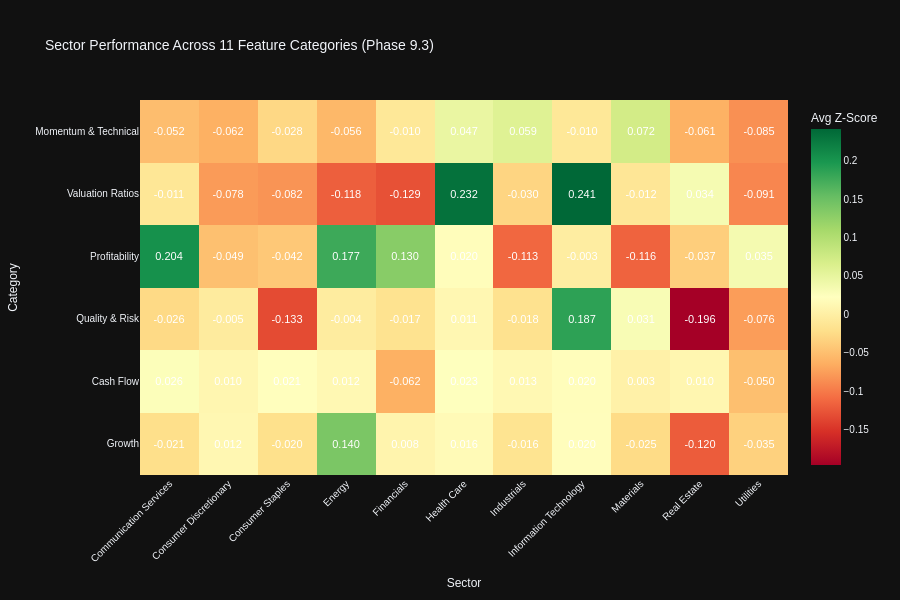

Notebook cell for this chart:
### Code cell
# Visualization 1: Category Heatmaps (Sector × Category)
print("\n📊 Category Performance Heatmaps:")

# Compute category scores by averaging z-scores of metrics within each category
from scipy.stats import zscore

category_sector_scores = {}

for category_name, category_metrics in category_mapping.items():
    available_in_category = [m for m in category_metrics if m in all_stocks_preprocessed.columns]

    if len(available_in_category) == 0:
        print(f"  ⚠️ Skipping {category_name}: No available metrics")
        continue

    # Compute z-scores for available metrics and average by sector
    category_data = all_stocks_preprocessed[available_in_category + ['sector']].copy()

    # Convert to numeric and compute z-scores
    for col in available_in_category:
        category_data[col] = pd.to_numeric(category_data[col], errors='coerce')

    # Compute z-scores (handle NaNs)
    z_scored_data = category_data[available_in_category].apply(lambda x: zscore(x, nan_policy='omit'))
    category_data['category_score'] = z_scored_data.mean(axis=1)

    # Aggregate by sector
    sector_scores = category_data.groupby('sector')['category_score'].mean().sort_values(ascending=False)
    category_sector_scores[category_name] = sector_scores

# Create heatmap matrix
if category_sector_scores:
    heatmap_df = pd.DataFrame(category_sector_scores).T

    # Create interactive heatmap with value annotations
    # Following code_guidelines.md Section 17.1: Heatmaps and Conditional Formatting
    fig_category_heatmap = px.imshow(
        heatmap_df,
        labels=dict(x="Sector", y="Category", color="Avg Z-Score"),
        title="Sector Performance Across 11 Feature Categories (Phase 9.3)",
        color_continuous_scale="RdYlGn",  # Diverging scale for z-scores centered at zero
        aspect="auto",
        text_auto=".3f"  # ✅ Display values formatted to 3 decimals (Section 17.1)
    )

    # Enhanced styling per Section 17.1 style guidelines
    fig_category_heatmap.update_traces(
        textfont=dict(
            size=11,
            color='white',  # High contrast on diverging color scale
            family='Arial'  # Standard sans-serif font (Section 17.4)
        )
    )

    fig_category_heatmap.update_layout(
        height=600,
        xaxis_tickangle=-45,
        font=dict(size=10, family="Arial"),
        template="plotly_dark"  # ✅ Dark mode compatible theme (Section 17.1)
    )

    fig_category_heatmap.show()
    output_path = eda_output_dir / "phase93_category_sector_heatmap.html"
    fig_category_heatmap.write_html(output_path)

    print(f"\n✓ Category heatmap visualization complete")
    print(f"  Categories visualized: {len(category_sector_scores)}")
    print(f"  Sectors analyzed: {len(heatmap_df.columns)}")
    print(f"  Output: {output_path}")

    # Display top performing sector per category
    print(f"\n  🏆 Top Performing Sectors by Category:")
    for category, scores in list(category_sector_scores.items())[:5]:
        top_sector = scores.idxmax()
        top_score = scores.max()
        print(f"    {category}: {top_sector} (z-score: {top_score:.2f})")
else:
    print("  ⚠️ No category data available for visualization")

### Figure 1 — Plotly figure (JSON) as saved in the notebook; plotly's stock layout.template omitted (floating-point values rounded to 4 significant figures)
{"data": [{"coloraxis": "coloraxis", "name": "0", "texttemplate": "%{z:.3f}", "x": ["Communication Services", "Consumer Discretionary", "Consumer Staples", "Energy", "Financials", "Health Care", "Industrials", "Information Technology", "Materials", "Real Estate", "Utilities"], "y": ["Momentum & Technical", "Valuation Ratios", "Profitability", "Quality & Risk", "Cash Flow", "Growth"], "z": [[-0.05159, -0.0624, -0.02787, -0.05648, -0.01004, 0.0472, 0.05914, -0.01023, 0.07151, -0.06146, -0.08494], [-0.01148, -0.07761, -0.08236, -0.1184, -0.1285, 0.2319, -0.03044, 0.2411, -0.01224, 0.03378, -0.0914], [0.2042, -0.04907, -0.04227, 0.1774, 0.1304, 0.01953, -0.1131, -0.002554, -0.1158, -0.03708, 0.03511], [-0.02623, -0.005449, -0.1327, -0.004066, -0.01722, 0.01133, -0.01771, 0.1867, 0.03063, -0.1959, -0.07607], [0.02649, 0.01013, 0.0212, 0.01237, -0.06235, 0.02347, 0.01262, 0.01959, 0.003063, 0.01005, -0.05015], [-0.02127, 0.01183, -0.01987, 0.1396, 0.00753, 0.01568, -0.01602, 0.02026, -0.02484, -0.1204, -0.03451]], "type": "heatmap", "xaxis": "x", "yaxis": "y", "hovertemplate": "Sector: %{x}<br>Category: %{y}<br>Avg Z-Score: %{z}<extra></extra>", "textfont": {"color": "white", "family": "Arial", "size": 11}}], "layout": {"xaxis": {"anchor": "y", "domain": [0.0, 1.0], "title": {"text": "Sector"}, "tickangle": -45}, "yaxis": {"anchor": "x", "domain": [0.0, 1.0], "autorange": "reversed", "title": {"text": "Category"}}, "coloraxis": {"colorbar": {"title": {"text": "Avg Z-Score"}}, "colorscale": [[0.0, "rgb(165,0,38)"], [0.1, "rgb(215,48,39)"], [0.2, "rgb(244,109,67)"], [0.3, "rgb(253,174,97)"], [0.4, "rgb(254,224,139)"], [0.5, "rgb(255,255,191)"], [0.6, "rgb(217,239,139)"], [0.7, "rgb(166,217,106)"], [0.8, "rgb(102,189,99)"], [0.9, "rgb(26,152,80)"], [1.0, "rgb(0,104,55)"]]}, "title": {"text": "Sector Performance Across 11 Feature Categories (Phase 9.3)"}, "font": {"size": 10, "family": "Arial"}, "height": 600}}
